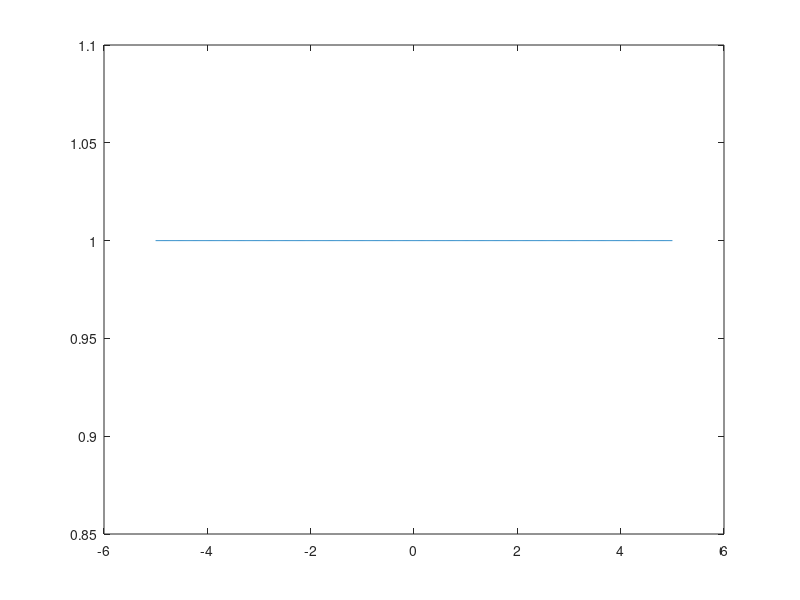
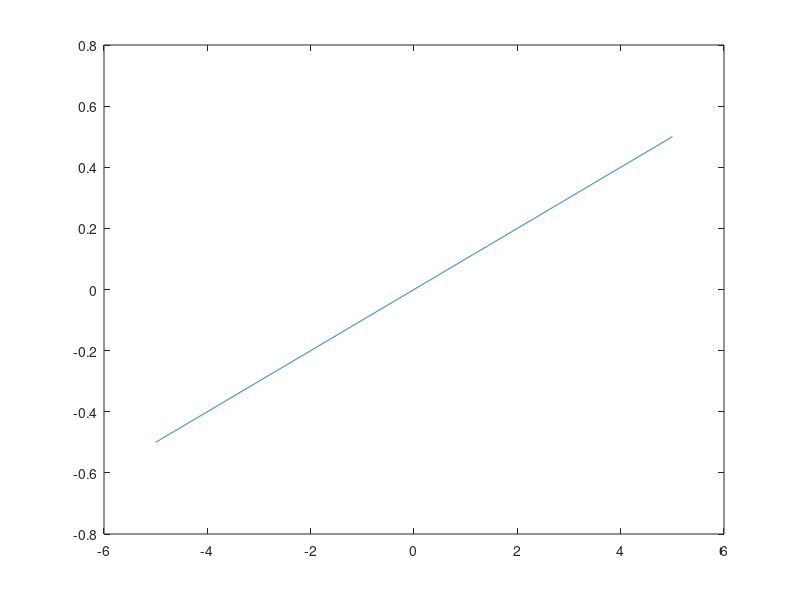
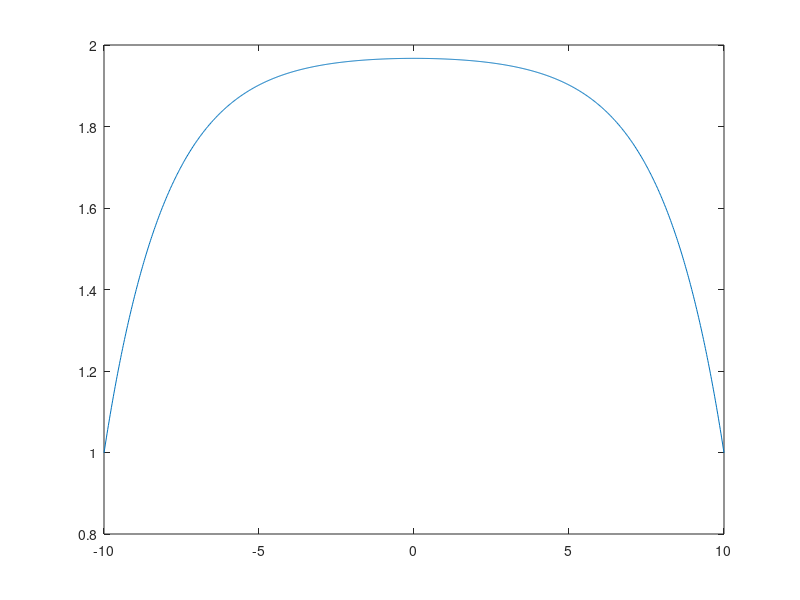
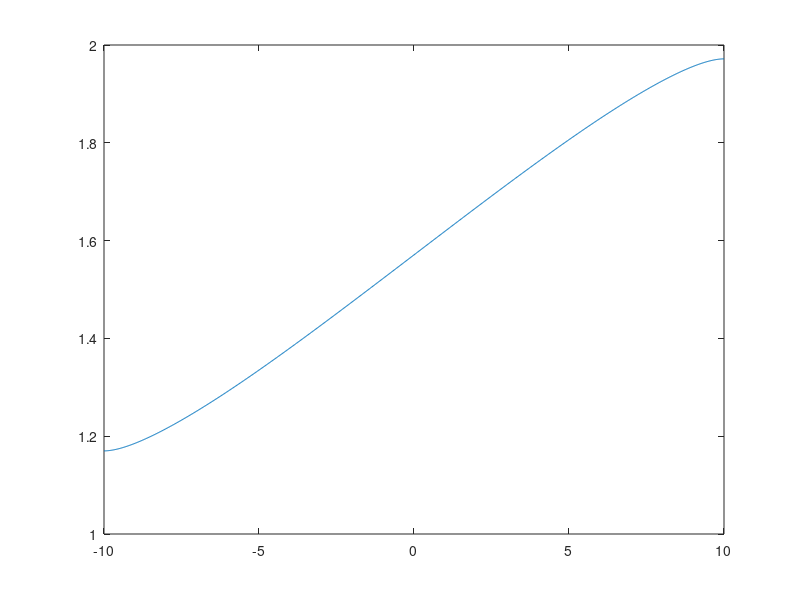

Reproduce these figures in MATLAB, in order.
n = 1000;
beta = 0.1;
m = 1000;
a = -5;
b = 5;
p = -10;
q = 10;
alpha = 1;
h = (b-a)/m;
x = linspace(a, b, n);
xi = linspace(p, q, m);
f1 = 0i;
f = exp(1i*x*beta);
for i = 1:m
  f1 = f1 + 1i * exp(-alpha*abs(x(i) - x))*exp(1i*x(i)*beta)*h;
 endfor
[X, XI] = meshgrid(x, xi);
figure(3);
plot(xi, abs(f1)); %%Амплитуда
figure(4);
plot(xi, arg(f1)); %%Фаза
figure(1);
plot(x, abs(f)); %%Амплитуда входного сигнала
figure(2);
plot(x, arg(f)); %%Фаза входного сигнала

